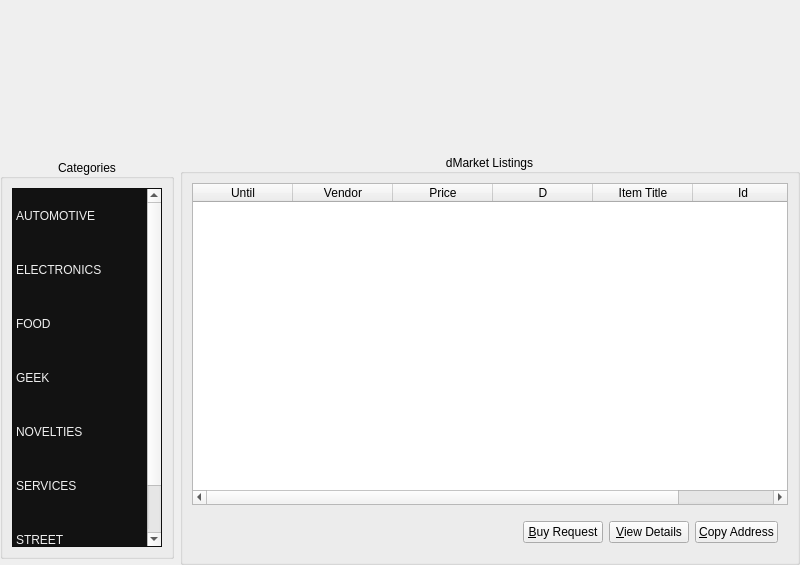
<?xml version="1.0" encoding="UTF-8"?>
<ui version="4.0">
 <class>DenariusMarket</class>
 <widget class="QWidget" name="DenariusMarket">
  <property name="geometry">
   <rect>
    <x>0</x>
    <y>0</y>
    <width>800</width>
    <height>565</height>
   </rect>
  </property>
  <property name="windowTitle">
   <string>dMarket</string>
  </property>
  <property name="styleSheet">
   <string notr="true">#dMarket { background-color: #666; }</string>
  </property>
  <layout class="QVBoxLayout" name="topLayout">
   <property name="leftMargin">
    <number>0</number>
   </property>
   <property name="topMargin">
    <number>0</number>
   </property>
   <property name="rightMargin">
    <number>0</number>
   </property>
   <property name="bottomMargin">
    <number>0</number>
   </property>
   <item>
    <layout class="QVBoxLayout" name="verticalLayout_2">
     <property name="topMargin">
      <number>0</number>
     </property>
     <property name="bottomMargin">
      <number>0</number>
     </property>
     <item>
      <widget class="QLabel" name="dMarketHeaderLabel">
       <property name="sizePolicy">
        <sizepolicy hsizetype="MinimumExpanding" vsizetype="Preferred">
         <horstretch>0</horstretch>
         <verstretch>0</verstretch>
        </sizepolicy>
       </property>
       <property name="minimumSize">
        <size>
         <width>590</width>
         <height>148</height>
        </size>
       </property>
       <property name="maximumSize">
        <size>
         <width>16777215</width>
         <height>148</height>
        </size>
       </property>
       <property name="text">
        <string/>
       </property>
       <property name="pixmap">
        <pixmap resource="../bitcoin.qrc">:/images/dmarket</pixmap>
       </property>
       <property name="scaledContents">
        <bool>false</bool>
       </property>
       <property name="alignment">
        <set>Qt::AlignCenter</set>
       </property>
      </widget>
     </item>
    </layout>
   </item>
   <item>
    <layout class="QHBoxLayout" name="horizontalLayout">
     <property name="topMargin">
      <number>0</number>
     </property>
     <property name="rightMargin">
      <number>0</number>
     </property>
     <property name="bottomMargin">
      <number>0</number>
     </property>
     <item>
      <widget class="QGroupBox" name="Categories">
       <property name="sizePolicy">
        <sizepolicy hsizetype="Fixed" vsizetype="Fixed">
         <horstretch>0</horstretch>
         <verstretch>0</verstretch>
        </sizepolicy>
       </property>
       <property name="minimumSize">
        <size>
         <width>150</width>
         <height>400</height>
        </size>
       </property>
       <property name="title">
        <string>Categories</string>
       </property>
       <property name="alignment">
        <set>Qt::AlignCenter</set>
       </property>
       <layout class="QGridLayout" name="gridLayout_2">
        <item row="0" column="0">
         <widget class="QListWidget" name="categoriesListWidget">
          <property name="minimumSize">
           <size>
            <width>140</width>
            <height>0</height>
           </size>
          </property>
          <property name="maximumSize">
           <size>
            <width>150</width>
            <height>16777215</height>
           </size>
          </property>
          <property name="autoFillBackground">
           <bool>false</bool>
          </property>
          <property name="styleSheet">
           <string notr="true">#categoriesListWidget { background-color: #121212; color: #efefef; } #categoriesListWidget::item { margin: 20px; }</string>
          </property>
          <property name="frameShape">
           <enum>QFrame::StyledPanel</enum>
          </property>
          <property name="frameShadow">
           <enum>QFrame::Plain</enum>
          </property>
          <property name="lineWidth">
           <number>0</number>
          </property>
          <property name="editTriggers">
           <set>QAbstractItemView::NoEditTriggers</set>
          </property>
          <property name="alternatingRowColors">
           <bool>false</bool>
          </property>
          <property name="sortingEnabled">
           <bool>true</bool>
          </property>
          <item>
           <property name="text">
            <string>AUTOMOTIVE</string>
           </property>
          </item>
          <item>
           <property name="text">
            <string>ELECTRONICS</string>
           </property>
          </item>
          <item>
           <property name="text">
            <string>FOOD</string>
           </property>
          </item>
          <item>
           <property name="text">
            <string>GEEK</string>
           </property>
          </item>
          <item>
           <property name="text">
            <string>NOVELTIES</string>
           </property>
          </item>
          <item>
           <property name="text">
            <string>SERVICES</string>
           </property>
          </item>
          <item>
           <property name="text">
            <string>STREET</string>
           </property>
          </item>
         </widget>
        </item>
       </layout>
      </widget>
     </item>
     <item>
      <widget class="QGroupBox" name="groupBox">
       <property name="sizePolicy">
        <sizepolicy hsizetype="Expanding" vsizetype="Expanding">
         <horstretch>0</horstretch>
         <verstretch>0</verstretch>
        </sizepolicy>
       </property>
       <property name="minimumSize">
        <size>
         <width>350</width>
         <height>400</height>
        </size>
       </property>
       <property name="title">
        <string>dMarket Listings</string>
       </property>
       <property name="alignment">
        <set>Qt::AlignCenter</set>
       </property>
       <layout class="QGridLayout" name="gridLayout">
        <item row="0" column="0">
         <widget class="QTableWidget" name="tableWidget">
          <property name="editTriggers">
           <set>QAbstractItemView::NoEditTriggers</set>
          </property>
          <property name="alternatingRowColors">
           <bool>true</bool>
          </property>
          <property name="selectionMode">
           <enum>QAbstractItemView::SingleSelection</enum>
          </property>
          <property name="selectionBehavior">
           <enum>QAbstractItemView::SelectRows</enum>
          </property>
          <property name="showGrid">
           <bool>false</bool>
          </property>
          <attribute name="horizontalHeaderStretchLastSection">
           <bool>true</bool>
          </attribute>
          <column>
           <property name="text">
            <string>Until</string>
           </property>
          </column>
          <column>
           <property name="text">
            <string>Vendor</string>
           </property>
          </column>
          <column>
           <property name="text">
            <string>Price</string>
           </property>
          </column>
          <column>
           <property name="text">
            <string>D</string>
           </property>
          </column>
          <column>
           <property name="text">
            <string>Item Title</string>
           </property>
          </column>
          <column>
           <property name="text">
            <string>Id</string>
           </property>
          </column>
         </widget>
        </item>
        <item row="1" column="0">
         <layout class="QHBoxLayout" name="horizontalLayout_2">
          <property name="topMargin">
           <number>10</number>
          </property>
          <property name="rightMargin">
           <number>10</number>
          </property>
          <property name="bottomMargin">
           <number>10</number>
          </property>
          <item>
           <spacer name="horizontalSpacer">
            <property name="orientation">
             <enum>Qt::Horizontal</enum>
            </property>
            <property name="sizeHint" stdset="0">
             <size>
              <width>40</width>
              <height>20</height>
             </size>
            </property>
           </spacer>
          </item>
          <item>
           <widget class="QPushButton" name="buyButton">
            <property name="text">
             <string>&amp;Buy Request</string>
            </property>
           </widget>
          </item>
          <item>
           <widget class="QPushButton" name="viewDetailsButton">
            <property name="text">
             <string>&amp;View Details</string>
            </property>
           </widget>
          </item>
          <item>
           <widget class="QPushButton" name="copyAddressButton">
            <property name="text">
             <string>&amp;Copy Address</string>
            </property>
           </widget>
          </item>
         </layout>
        </item>
       </layout>
      </widget>
     </item>
    </layout>
   </item>
  </layout>
 </widget>
 <resources>
  <include location="../bitcoin.qrc"/>
 </resources>
 <connections/>
</ui>
